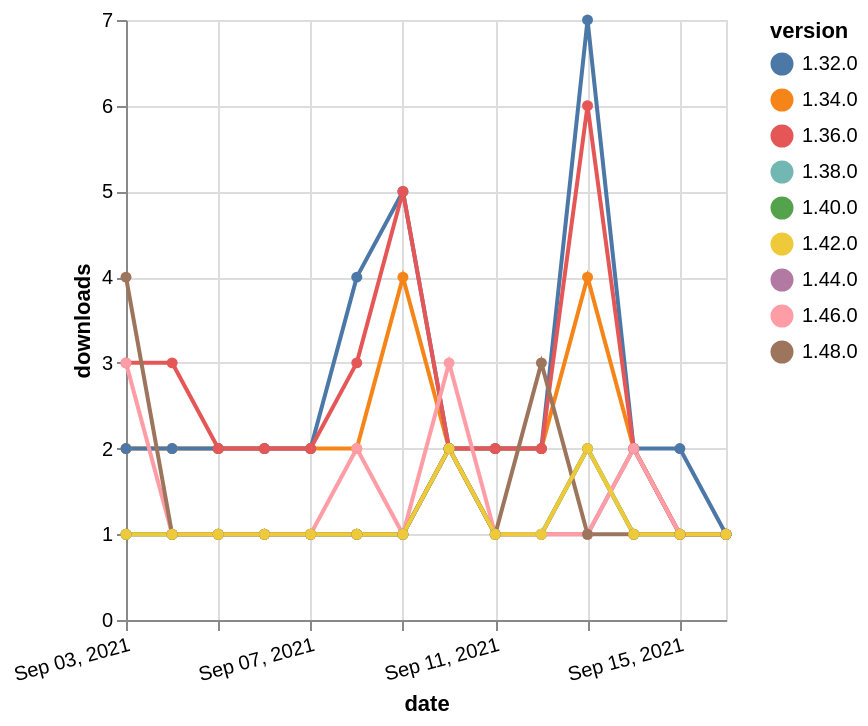

Source (Vega-Lite JSON):
### Vega-Lite specification from a JSON file in a GitHub repository (floating-point values rounded to 4 significant figures)
{"$schema": "https://vega.github.io/schema/vega-lite/v5.json", "description": "A simple bar chart with embedded data.", "data": {"values": [{"date": "2021-09-03", "total": 2565, "delta": 2, "version": "1.34.0"}, {"date": "2021-09-04", "total": 2567, "delta": 2, "version": "1.34.0"}, {"date": "2021-09-05", "total": 2569, "delta": 2, "version": "1.34.0"}, {"date": "2021-09-06", "total": 2571, "delta": 2, "version": "1.34.0"}, {"date": "2021-09-07", "total": 2573, "delta": 2, "version": "1.34.0"}, {"date": "2021-09-08", "total": 2575, "delta": 2, "version": "1.34.0"}, {"date": "2021-09-09", "total": 2579, "delta": 4, "version": "1.34.0"}, {"date": "2021-09-10", "total": 2581, "delta": 2, "version": "1.34.0"}, {"date": "2021-09-11", "total": 2583, "delta": 2, "version": "1.34.0"}, {"date": "2021-09-12", "total": 2585, "delta": 2, "version": "1.34.0"}, {"date": "2021-09-13", "total": 2589, "delta": 4, "version": "1.34.0"}, {"date": "2021-09-14", "total": 2591, "delta": 2, "version": "1.34.0"}, {"date": "2021-09-15", "total": 2592, "delta": 1, "version": "1.34.0"}, {"date": "2021-09-16", "total": 2593, "delta": 1, "version": "1.34.0"}, {"date": "2021-09-03", "total": 3154, "delta": 2, "version": "1.32.0"}, {"date": "2021-09-04", "total": 3156, "delta": 2, "version": "1.32.0"}, {"date": "2021-09-05", "total": 3158, "delta": 2, "version": "1.32.0"}, {"date": "2021-09-06", "total": 3160, "delta": 2, "version": "1.32.0"}, {"date": "2021-09-07", "total": 3162, "delta": 2, "version": "1.32.0"}, {"date": "2021-09-08", "total": 3166, "delta": 4, "version": "1.32.0"}, {"date": "2021-09-09", "total": 3171, "delta": 5, "version": "1.32.0"}, {"date": "2021-09-10", "total": 3173, "delta": 2, "version": "1.32.0"}, {"date": "2021-09-11", "total": 3175, "delta": 2, "version": "1.32.0"}, {"date": "2021-09-12", "total": 3177, "delta": 2, "version": "1.32.0"}, {"date": "2021-09-13", "total": 3184, "delta": 7, "version": "1.32.0"}, {"date": "2021-09-14", "total": 3186, "delta": 2, "version": "1.32.0"}, {"date": "2021-09-15", "total": 3188, "delta": 2, "version": "1.32.0"}, {"date": "2021-09-16", "total": 3189, "delta": 1, "version": "1.32.0"}, {"date": "2021-09-03", "total": 171, "delta": 1, "version": "1.44.0"}, {"date": "2021-09-04", "total": 172, "delta": 1, "version": "1.44.0"}, {"date": "2021-09-05", "total": 173, "delta": 1, "version": "1.44.0"}, {"date": "2021-09-06", "total": 174, "delta": 1, "version": "1.44.0"}, {"date": "2021-09-07", "total": 175, "delta": 1, "version": "1.44.0"}, {"date": "2021-09-08", "total": 176, "delta": 1, "version": "1.44.0"}, {"date": "2021-09-09", "total": 177, "delta": 1, "version": "1.44.0"}, {"date": "2021-09-10", "total": 179, "delta": 2, "version": "1.44.0"}, {"date": "2021-09-11", "total": 180, "delta": 1, "version": "1.44.0"}, {"date": "2021-09-12", "total": 181, "delta": 1, "version": "1.44.0"}, {"date": "2021-09-13", "total": 182, "delta": 1, "version": "1.44.0"}, {"date": "2021-09-14", "total": 184, "delta": 2, "version": "1.44.0"}, {"date": "2021-09-15", "total": 185, "delta": 1, "version": "1.44.0"}, {"date": "2021-09-16", "total": 186, "delta": 1, "version": "1.44.0"}, {"date": "2021-09-03", "total": 250, "delta": 1, "version": "1.38.0"}, {"date": "2021-09-04", "total": 251, "delta": 1, "version": "1.38.0"}, {"date": "2021-09-05", "total": 252, "delta": 1, "version": "1.38.0"}, {"date": "2021-09-06", "total": 253, "delta": 1, "version": "1.38.0"}, {"date": "2021-09-07", "total": 254, "delta": 1, "version": "1.38.0"}, {"date": "2021-09-08", "total": 255, "delta": 1, "version": "1.38.0"}, {"date": "2021-09-09", "total": 256, "delta": 1, "version": "1.38.0"}, {"date": "2021-09-10", "total": 258, "delta": 2, "version": "1.38.0"}, {"date": "2021-09-11", "total": 259, "delta": 1, "version": "1.38.0"}, {"date": "2021-09-12", "total": 260, "delta": 1, "version": "1.38.0"}, {"date": "2021-09-13", "total": 262, "delta": 2, "version": "1.38.0"}, {"date": "2021-09-14", "total": 263, "delta": 1, "version": "1.38.0"}, {"date": "2021-09-15", "total": 264, "delta": 1, "version": "1.38.0"}, {"date": "2021-09-16", "total": 265, "delta": 1, "version": "1.38.0"}, {"date": "2021-09-03", "total": 2460, "delta": 3, "version": "1.36.0"}, {"date": "2021-09-04", "total": 2463, "delta": 3, "version": "1.36.0"}, {"date": "2021-09-05", "total": 2465, "delta": 2, "version": "1.36.0"}, {"date": "2021-09-06", "total": 2467, "delta": 2, "version": "1.36.0"}, {"date": "2021-09-07", "total": 2469, "delta": 2, "version": "1.36.0"}, {"date": "2021-09-08", "total": 2472, "delta": 3, "version": "1.36.0"}, {"date": "2021-09-09", "total": 2477, "delta": 5, "version": "1.36.0"}, {"date": "2021-09-10", "total": 2479, "delta": 2, "version": "1.36.0"}, {"date": "2021-09-11", "total": 2481, "delta": 2, "version": "1.36.0"}, {"date": "2021-09-12", "total": 2483, "delta": 2, "version": "1.36.0"}, {"date": "2021-09-13", "total": 2489, "delta": 6, "version": "1.36.0"}, {"date": "2021-09-14", "total": 2491, "delta": 2, "version": "1.36.0"}, {"date": "2021-09-15", "total": 2492, "delta": 1, "version": "1.36.0"}, {"date": "2021-09-16", "total": 2493, "delta": 1, "version": "1.36.0"}, {"date": "2021-09-03", "total": 209, "delta": 1, "version": "1.40.0"}, {"date": "2021-09-04", "total": 210, "delta": 1, "version": "1.40.0"}, {"date": "2021-09-05", "total": 211, "delta": 1, "version": "1.40.0"}, {"date": "2021-09-06", "total": 212, "delta": 1, "version": "1.40.0"}, {"date": "2021-09-07", "total": 213, "delta": 1, "version": "1.40.0"}, {"date": "2021-09-08", "total": 214, "delta": 1, "version": "1.40.0"}, {"date": "2021-09-09", "total": 215, "delta": 1, "version": "1.40.0"}, {"date": "2021-09-10", "total": 217, "delta": 2, "version": "1.40.0"}, {"date": "2021-09-11", "total": 218, "delta": 1, "version": "1.40.0"}, {"date": "2021-09-12", "total": 219, "delta": 1, "version": "1.40.0"}, {"date": "2021-09-13", "total": 221, "delta": 2, "version": "1.40.0"}, {"date": "2021-09-14", "total": 222, "delta": 1, "version": "1.40.0"}, {"date": "2021-09-15", "total": 223, "delta": 1, "version": "1.40.0"}, {"date": "2021-09-16", "total": 224, "delta": 1, "version": "1.40.0"}, {"date": "2021-09-03", "total": 191, "delta": 3, "version": "1.46.0"}, {"date": "2021-09-04", "total": 192, "delta": 1, "version": "1.46.0"}, {"date": "2021-09-05", "total": 193, "delta": 1, "version": "1.46.0"}, {"date": "2021-09-06", "total": 194, "delta": 1, "version": "1.46.0"}, {"date": "2021-09-07", "total": 195, "delta": 1, "version": "1.46.0"}, {"date": "2021-09-08", "total": 197, "delta": 2, "version": "1.46.0"}, {"date": "2021-09-09", "total": 198, "delta": 1, "version": "1.46.0"}, {"date": "2021-09-10", "total": 201, "delta": 3, "version": "1.46.0"}, {"date": "2021-09-11", "total": 202, "delta": 1, "version": "1.46.0"}, {"date": "2021-09-12", "total": 203, "delta": 1, "version": "1.46.0"}, {"date": "2021-09-13", "total": 204, "delta": 1, "version": "1.46.0"}, {"date": "2021-09-14", "total": 206, "delta": 2, "version": "1.46.0"}, {"date": "2021-09-15", "total": 207, "delta": 1, "version": "1.46.0"}, {"date": "2021-09-16", "total": 208, "delta": 1, "version": "1.46.0"}, {"date": "2021-09-03", "total": 124, "delta": 4, "version": "1.48.0"}, {"date": "2021-09-04", "total": 125, "delta": 1, "version": "1.48.0"}, {"date": "2021-09-05", "total": 126, "delta": 1, "version": "1.48.0"}, {"date": "2021-09-06", "total": 127, "delta": 1, "version": "1.48.0"}, {"date": "2021-09-07", "total": 128, "delta": 1, "version": "1.48.0"}, {"date": "2021-09-08", "total": 129, "delta": 1, "version": "1.48.0"}, {"date": "2021-09-09", "total": 130, "delta": 1, "version": "1.48.0"}, {"date": "2021-09-10", "total": 132, "delta": 2, "version": "1.48.0"}, {"date": "2021-09-11", "total": 133, "delta": 1, "version": "1.48.0"}, {"date": "2021-09-12", "total": 136, "delta": 3, "version": "1.48.0"}, {"date": "2021-09-13", "total": 137, "delta": 1, "version": "1.48.0"}, {"date": "2021-09-14", "total": 138, "delta": 1, "version": "1.48.0"}, {"date": "2021-09-15", "total": 139, "delta": 1, "version": "1.48.0"}, {"date": "2021-09-16", "total": 140, "delta": 1, "version": "1.48.0"}, {"date": "2021-09-03", "total": 189, "delta": 1, "version": "1.42.0"}, {"date": "2021-09-04", "total": 190, "delta": 1, "version": "1.42.0"}, {"date": "2021-09-05", "total": 191, "delta": 1, "version": "1.42.0"}, {"date": "2021-09-06", "total": 192, "delta": 1, "version": "1.42.0"}, {"date": "2021-09-07", "total": 193, "delta": 1, "version": "1.42.0"}, {"date": "2021-09-08", "total": 194, "delta": 1, "version": "1.42.0"}, {"date": "2021-09-09", "total": 195, "delta": 1, "version": "1.42.0"}, {"date": "2021-09-10", "total": 197, "delta": 2, "version": "1.42.0"}, {"date": "2021-09-11", "total": 198, "delta": 1, "version": "1.42.0"}, {"date": "2021-09-12", "total": 199, "delta": 1, "version": "1.42.0"}, {"date": "2021-09-13", "total": 201, "delta": 2, "version": "1.42.0"}, {"date": "2021-09-14", "total": 202, "delta": 1, "version": "1.42.0"}, {"date": "2021-09-15", "total": 203, "delta": 1, "version": "1.42.0"}, {"date": "2021-09-16", "total": 204, "delta": 1, "version": "1.42.0"}]}, "width": "container", "mark": {"type": "line", "point": {"filled": true}}, "encoding": {"x": {"field": "date", "type": "temporal", "timeUnit": "yearmonthdate", "title": "date", "axis": {"labelAngle": -15}}, "y": {"field": "delta", "type": "quantitative", "title": "downloads"}, "color": {"field": "version", "type": "nominal"}, "tooltip": {"field": "delta"}}}
